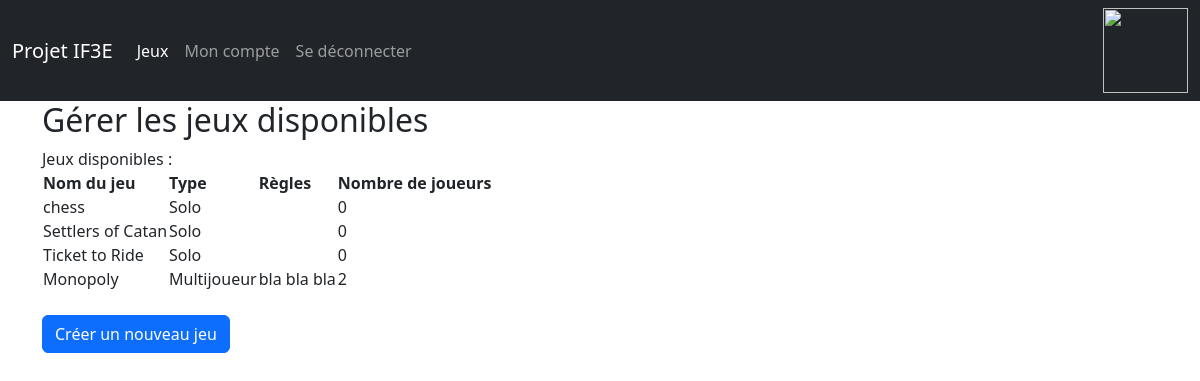
/sources/view/game_page.php, run on an earlier commit of the app's database.
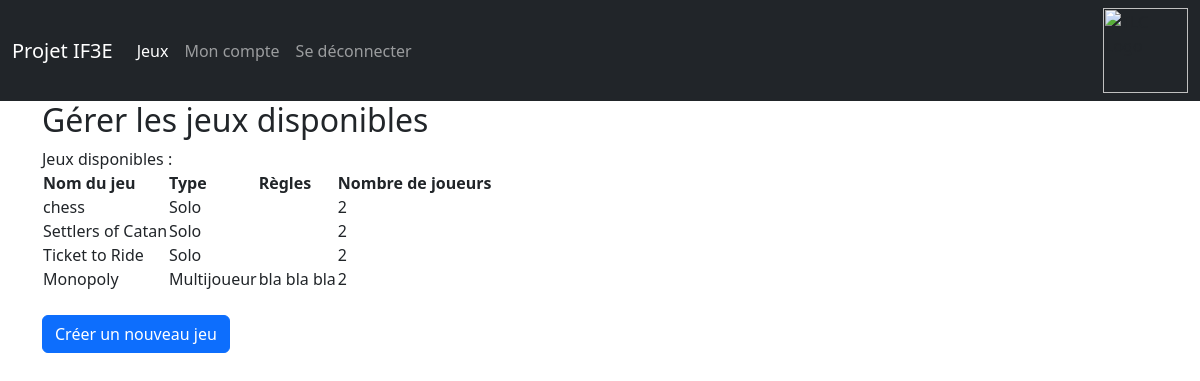
And on a later commit of the database.
### tables this page shows
CREATE TABLE `games` (
  `id` int(11) NOT NULL,
  `game_name` text NOT NULL,
  `type` int(1) NOT NULL,
  `rules` text NOT NULL,
  `number_of_players` int(10) NOT NULL
);

### sources/view/game_page.php (the view, shortened to what this page needs)
<html lang="fr">
<head>
    <link href="https://cdn.jsdelivr.net/npm/bootstrap@5.2.3/dist/css/bootstrap.min.css" rel="stylesheet">
</head>
<body>
<nav class="navbar navbar-expand-lg navbar-dark bg-dark">
    <div class="container-fluid">
        <a class="navbar-brand" href="#">Projet IF3E</a>
        <div class="collapse navbar-collapse" id="navbarSupportedContent">
            <ul class="navbar-nav me-auto mb-2 mb-lg-0">
                <li class="nav-item">
                    <a class="nav-link active" aria-current="page">Jeux</a>
                </li>
                <li class="nav-item">
                    <a class="nav-link" href="account.php">Mon compte</a>
                </li>
                <li class="nav-item">
                    <a class="nav-link" href="../controller/signout.php">Se déconnecter</a>
                </li>
            </ul>
            <ul class="navbar-nav">
                <li class="nav-item">
                    <img src="../images/logo_UTBM_blanc.png" width="85" id="logo" alt="TLC Logo" />
                </li>
            </ul>
        </div>
    </div>
</nav>
<div class="container">
    <h2>Gérer les jeux disponibles</h2>
    <?php
    $bdd = new PDO("mysql:host=localhost;dbname=IF3E_Projet_B;charset=utf8", "root", "");
    $req = $bdd->prepare("SELECT game_name, type, rules, number_of_players FROM games");
    $req->execute();
    ?>
    Jeux disponibles :
    <table>
        <tr>
            <th>Nom du jeu</th>
            <th>Type</th>
            <th>Règles</th>
            <th>Nombre de joueurs</th>
        </tr>
        <?php
            while($data = $req->fetch()) {
                echo "<tr>";
                echo "<td>" . $data['game_name'] . "</td>";
                if ($data['type'] == 1) {echo "<td>Multijoueur</td>";}else{
                    echo "<td>Solo</td>";
                }
                echo "<td>" . $data['rules'] . "</td>";
                echo "<td>" . $data['number_of_players'] . "</td>";
                echo "</tr>";
            }
        ?>
    </table>
    <form method="post" action="create_game.php">
        <br>
        <div class="col-12">
            <button class="btn btn-primary" type="submit">Créer un nouveau jeu</button>
        </div>
    </form>
</div>
</body>
</html>

What changed in the data, as far as the page shows it:
changed games "chess": number_of_players "0" → "2"
changed games "Settlers of Catan": number_of_players "0" → "2"
changed games "Ticket to Ride": number_of_players "0" → "2"
